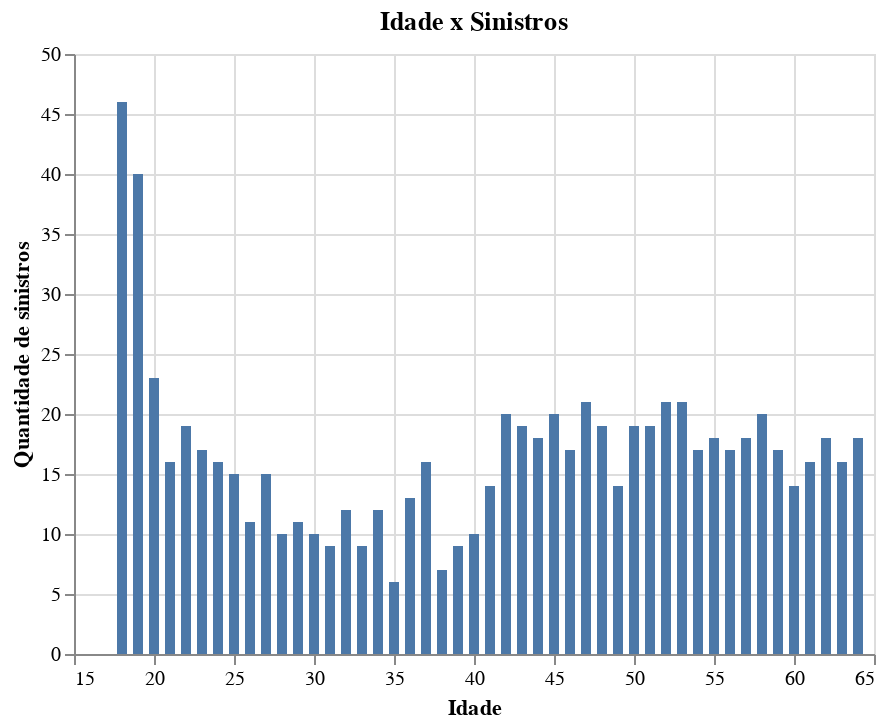

Notebook code for this chart:
### Code cell
idade_sin = df_seg[['age','insuranceclaim']].groupby('age',as_index=False).sum()

alt.Chart(idade_sin, title='Idade x Sinistros').mark_bar().encode(
    x=alt.X('age', title='Idade'),
    y=alt.Y('insuranceclaim', title='Quantidade de sinistros'),
)
# Idades entre 18 e 20 anos possuem mais sinistros, mas qual será a proporção delas nos dados?

### Figure 1 — Vega-Lite specification as saved in the notebook (floating-point values rounded to 4 significant figures)
{"config": {"view": {"continuousWidth": 400, "continuousHeight": 300}}, "data": {"name": "data-b17a21b8aca93b675fab888d41c787d4"}, "mark": "bar", "encoding": {"x": {"type": "quantitative", "field": "age", "title": "Idade"}, "y": {"type": "quantitative", "field": "insuranceclaim", "title": "Quantidade de sinistros"}}, "title": "Idade x Sinistros", "$schema": "https://vega.github.io/schema/vega-lite/v4.0.2.json", "datasets": {"data-b17a21b8aca93b675fab888d41c787d4": [{"age": 18, "insuranceclaim": 46}, {"age": 19, "insuranceclaim": 40}, {"age": 20, "insuranceclaim": 23}, {"age": 21, "insuranceclaim": 16}, {"age": 22, "insuranceclaim": 19}, {"age": 23, "insuranceclaim": 17}, {"age": 24, "insuranceclaim": 16}, {"age": 25, "insuranceclaim": 15}, {"age": 26, "insuranceclaim": 11}, {"age": 27, "insuranceclaim": 15}, {"age": 28, "insuranceclaim": 10}, {"age": 29, "insuranceclaim": 11}, {"age": 30, "insuranceclaim": 10}, {"age": 31, "insuranceclaim": 9}, {"age": 32, "insuranceclaim": 12}, {"age": 33, "insuranceclaim": 9}, {"age": 34, "insuranceclaim": 12}, {"age": 35, "insuranceclaim": 6}, {"age": 36, "insuranceclaim": 13}, {"age": 37, "insuranceclaim": 16}, {"age": 38, "insuranceclaim": 7}, {"age": 39, "insuranceclaim": 9}, {"age": 40, "insuranceclaim": 10}, {"age": 41, "insuranceclaim": 14}, {"age": 42, "insuranceclaim": 20}, {"age": 43, "insuranceclaim": 19}, {"age": 44, "insuranceclaim": 18}, {"age": 45, "insuranceclaim": 20}, {"age": 46, "insuranceclaim": 17}, {"age": 47, "insuranceclaim": 21}, {"age": 48, "insuranceclaim": 19}, {"age": 49, "insuranceclaim": 14}, {"age": 50, "insuranceclaim": 19}, {"age": 51, "insuranceclaim": 19}, {"age": 52, "insuranceclaim": 21}, {"age": 53, "insuranceclaim": 21}, {"age": 54, "insuranceclaim": 17}, {"age": 55, "insuranceclaim": 18}, {"age": 56, "insuranceclaim": 17}, {"age": 57, "insuranceclaim": 18}, {"age": 58, "insuranceclaim": 20}, {"age": 59, "insuranceclaim": 17}, {"age": 60, "insuranceclaim": 14}, {"age": 61, "insuranceclaim": 16}, {"age": 62, "insuranceclaim": 18}, {"age": 63, "insuranceclaim": 16}, {"age": 64, "insuranceclaim": 18}]}}
